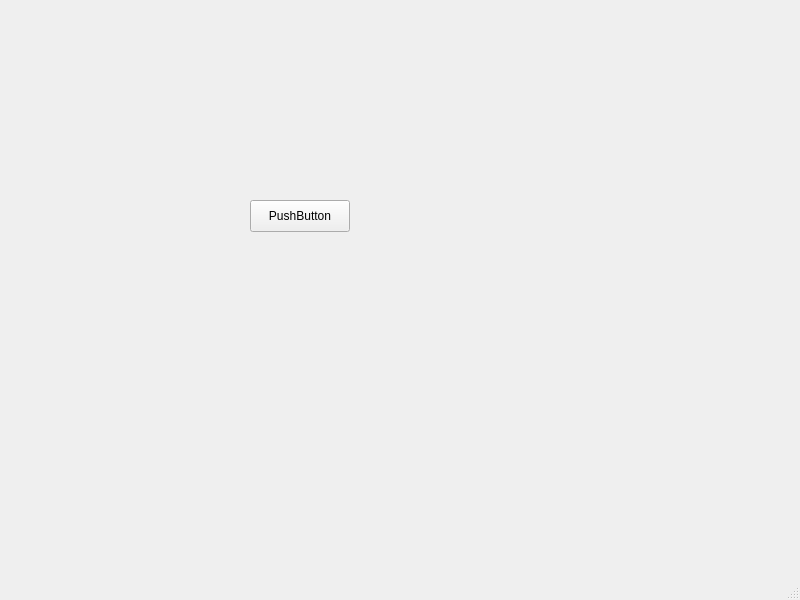
<?xml version="1.0" encoding="UTF-8"?>
<ui version="4.0">
 <class>MainWindow</class>
 <widget class="QMainWindow" name="MainWindow">
  <property name="geometry">
   <rect>
    <x>0</x>
    <y>0</y>
    <width>800</width>
    <height>600</height>
   </rect>
  </property>
  <property name="windowTitle">
   <string>MainWindow</string>
  </property>
  <widget class="QWidget" name="centralwidget">
   <widget class="QPushButton" name="pushButton">
    <property name="geometry">
     <rect>
      <x>250</x>
      <y>200</y>
      <width>100</width>
      <height>32</height>
     </rect>
    </property>
    <property name="text">
     <string>PushButton</string>
    </property>
   </widget>
  </widget>
  <widget class="QMenuBar" name="menubar">
   <property name="geometry">
    <rect>
     <x>0</x>
     <y>0</y>
     <width>800</width>
     <height>24</height>
    </rect>
   </property>
  </widget>
  <widget class="QStatusBar" name="statusbar"/>
 </widget>
 <resources/>
 <connections/>
</ui>
